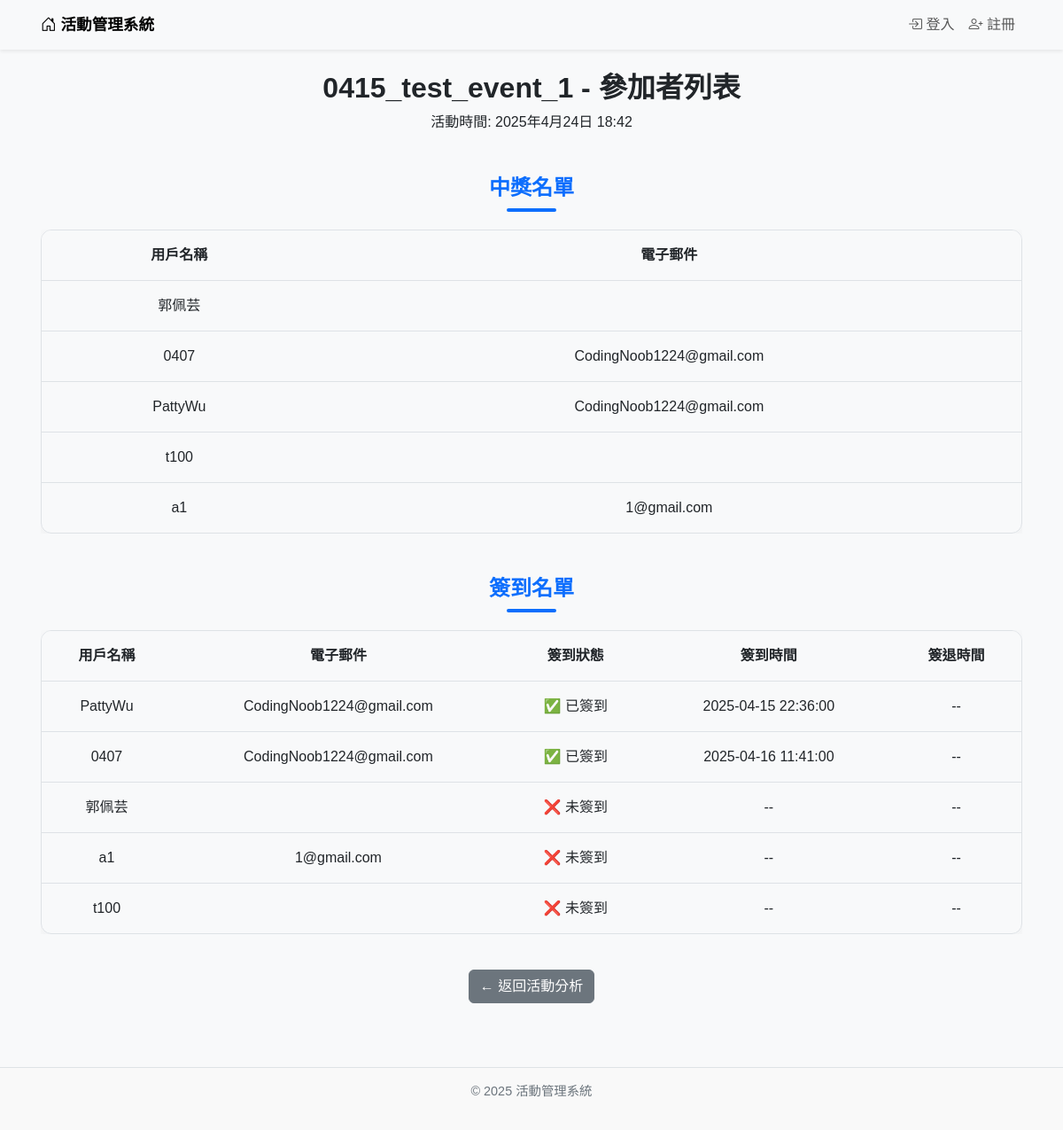
The page /feedback/event/18/ on the database its author committed.
### events/models.py (models this page shows, shortened)
class Event(models.Model):
    ACTIVITY_TYPES = [
        ('lecture', '講座'),
        ('seminar', '研討會'),
    ]
    STATUS_CHOICES = [
        ('open', '報名中'),
        ('closed', '報名截止'),
        ('not_open', '尚未開放報名'),
    ]
    name = models.CharField(max_length=200)
    description = models.TextField()
    event_time = models.DateTimeField()
    end_time = models.DateTimeField()
    location = models.CharField(max_length=200)
    capacity_limit = models.PositiveIntegerField()
    registration_start = models.DateTimeField()
    registration_end = models.DateTimeField()
    activity_type = models.CharField(max_length=20, choices=ACTIVITY_TYPES)
    status = models.CharField(max_length=20, choices=STATUS_CHOICES, default='not_open')
    published_time = models.DateTimeField(auto_now_add=True)
    updated_time = models.DateTimeField(auto_now=True)
    poster = models.ImageField(upload_to='posters/', blank=True, null=True)
    language = models.CharField(max_length=100, blank=True, null=True)
    managers = models.ManyToManyField(User, related_name='managed_events', blank=True)

class Registration(models.Model):
    STATUS_CHOICES = [
        ('registered', '已報名'),
        ('canceled', '取消報名'),
    ]
    user = models.ForeignKey(User, on_delete=models.CASCADE, related_name='event_registrations')
    event = models.ForeignKey(Event, related_name='event_registrations', on_delete=models.CASCADE)
    registration_time = models.DateTimeField(auto_now_add=True)
    status = models.CharField(max_length=20, choices=STATUS_CHOICES, default='registered')
    is_checked_in = models.BooleanField(default=False)  # 確保這個欄位存在
    check_in_time = models.DateTimeField(null=True, blank=True)  # 新增簽到時間欄位
    is_checked_out = models.BooleanField(default=False)  # **新增簽退狀態**
    check_out_time = models.DateTimeField(null=True, blank=True)  # **新增簽退時間**

### feedback/models.py (models this page shows)
class Winner(models.Model):
    event = models.ForeignKey(Event, on_delete=models.CASCADE)
    user = models.ForeignKey(User, on_delete=models.CASCADE)
    draw_time  = models.DateTimeField(auto_now_add=True)  # 記錄中獎時間
    class Meta:
        unique_together = None  # 移除 UNIQUE 限制

### feedback/views.py (the view)
# urls.py: path('event/<int:event_id>/', views.check_detail, name='check_detail'),
def check_detail(request, event_id):
    event = get_object_or_404(Event, id=event_id)
    registrations = Registration.objects.filter(event=event, status='registered')
    checks = []
    for registration in registrations:
        check, created = Check.objects.get_or_create(user=registration.user, event=event, registration=registration)
        checks.append({
            'user': registration.user,
            'is_checked_in': registration.is_checked_in,
            'check_in_time': registration.check_in_time if registration.is_checked_in else None,
            'check_out_time': registration.check_out_time if registration.is_checked_out else None
        })
    winners = Winner.objects.filter(event=event)
    return render(request, 'feedback/check_detail.html', {
        'event': event,
        'checks': checks,
        'winners': winners  # 傳遞中獎者資料
    })

### events/context_processors.py (called while the page is built)
def is_event_manager(request):
    if request.user.is_authenticated:
        return {
            'is_event_manager': Event.objects.filter(managers=request.user).exists()
        }
    return {'is_event_manager': False}

### templates/feedback/check_detail.html (shortened to what this page needs)
{% extends "base.html" %}
{% block content %}
<div class="event-header">
  <h1>{{ event.name }} - 參加者列表</h1>
  <p>活動時間: {{ event.event_time }}</p>
</div>
<h2 class="section-title">中獎名單</h2>
<div class="pretty-table-wrapper">
  <table class="pretty-table">
    <thead>
      <tr>
        <th>用戶名稱</th>
        <th>電子郵件</th>
      </tr>
    </thead>
    <tbody>
      {% if winners %}
        {% for winner in winners %}
        <tr>
          <td>{{ winner.user.username }}</td>
          <td>{{ winner.user.email }}</td>
        </tr>
        {% endfor %}
      {% else %}
        <tr><td colspan="2">尚無中獎者</td></tr>
      {% endif %}
    </tbody>
  </table>
</div>
<h2 class="section-title">簽到名單</h2>
<div class="pretty-table-wrapper">
  <table class="pretty-table">
    <thead>
      <tr>
        <th>用戶名稱</th>
        <th>電子郵件</th>
        <th>簽到狀態</th>
        <th>簽到時間</th>
        <th>簽退時間</th>
      </tr>
    </thead>
    <tbody>
      {% for check in checks %}
      <tr>
        <td>{{ check.user.username }}</td>
        <td>{{ check.user.email }}</td>
        <td>
          {% if check.is_checked_in %}✅ 已簽到{% else %}❌ 未簽到{% endif %}
        </td>
        <td>
          {% if check.check_in_time %}{{ check.check_in_time|date:"Y-m-d H:i:s" }}{% else %}--{% endif %}
        </td>
        <td>
          {% if check.check_out_time %}{{ check.check_out_time|date:"Y-m-d H:i:s" }}{% else %}--{% endif %}
        </td>
      </tr>
      {% empty %}
      <tr><td colspan="5">尚無參加者</td></tr>
      {% endfor %}
    </tbody>
  </table>
</div>
<div class="btn-center">
  <a href="{% url 'event_analysis' %}" class="btn btn-secondary">
    ← 返回活動分析
  </a>
</div>
{% endblock %}

### templates/base.html (style rules this page uses)
html, body { height: 100%; margin: 0; }
body { display: flex; flex-direction: column; font-family: "Noto Sans TC", sans-serif; background-color: #f8f9fa; }

### templates/feedback/check_detail.html (style rules this page uses)
.event-header { text-align: center; margin-bottom: 2.5rem; }
.event-header h1 { font-weight: bold; font-size: 2rem; }
.section-title { text-align: center; font-size: 1.5rem; font-weight: 600; margin-top: 3rem; margin-bottom: 1.25rem; color: #0d6efd; position: relative; }
.section-title::after { content: ""; width: 3.5rem; height: 0.25rem; background-color: #0d6efd; display: block; margin: 0.5rem auto 0; border-radius: 2px; }
.pretty-table-wrapper { overflow-x: auto; margin-bottom: 2.5rem; }
.pretty-table { width: 100%; min-width: 600px; border-collapse: separate; border-spacing: 0; border: 1px solid #dee2e6; border-radius: 0.75rem; overflow: hidden; box-shadow: 0 0.25rem 1.25rem rgba(0, 0, 0, 0.05); }
.pretty-table thead { background-color: #f8f9fa; }
.pretty-table th, .pretty-table td { padding: 1rem; text-align: center; vertical-align: middle; border-bottom: 1px solid #dee2e6; }
.pretty-table tr:last-child td { border-bottom: none; }
.btn-center { display: flex; justify-content: center; margin-bottom: 3rem; }

### rows shown on the page
Event: name "0415_test_event_1", event_time "2025年4月24日 18:42"
Winner: user.username "郭佩芸"
Winner: user.username "0407", user.email "CodingNoob1224@gmail.com"
Winner: user.username "PattyWu", user.email "CodingNoob1224@gmail.com"
Winner: user.username "t100"
Winner: user.username "a1", user.email "1@gmail.com"

### other values the page prints
{{ check.user.username }} "PattyWu"
{{ check.user.email }} "CodingNoob1224@gmail.com"
{{ check.check_in_time|date:"Y-m-d H:i:s" }} "2025-04-15 22:36:00"
{{ check.user.username }} "0407"
{{ check.check_in_time|date:"Y-m-d H:i:s" }} "2025-04-16 11:41:00"
{{ check.user.username }} "郭佩芸"
{{ check.user.username }} "a1"
{{ check.user.email }} "1@gmail.com"
{{ check.user.username }} "t100"
